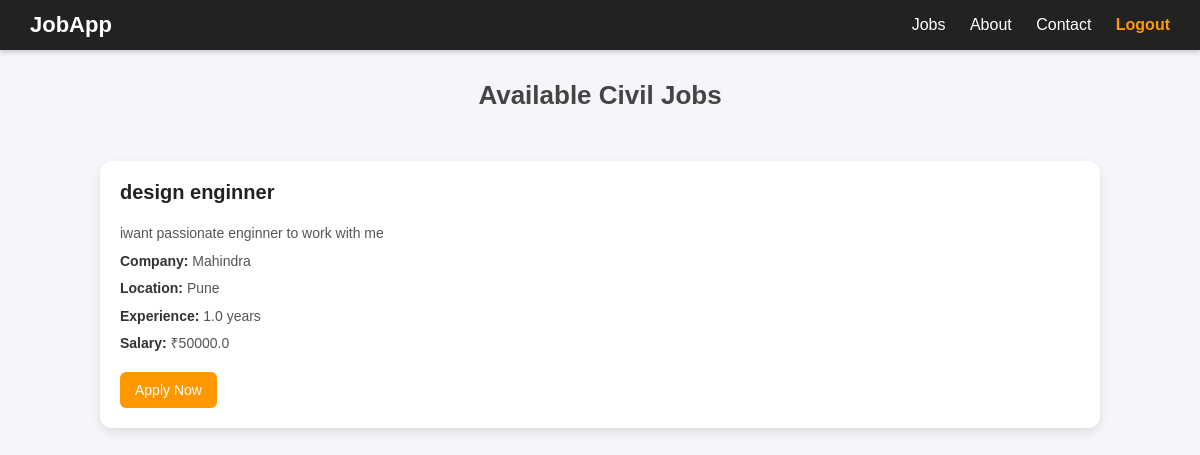
Screenshot of /user-civil-jobs/ (signed in) with the database file from the repository.
### jobapp/models.py (models this page shows, shortened)
class CIVILjobs(models.Model):
    Company_name=models.CharField(max_length=100)
    Job_title=models.CharField(max_length=100)
    Job_location=models.CharField(max_length=100)
    Experience=models.FloatField()
    Salary=models.FloatField()
    Job_description=models.TextField(blank=True, null= True)
    posted_by = models.ForeignKey(settings.AUTH_USER_MODEL, on_delete=models.CASCADE,null=True,blank=True,default=None)  # Recruiter who posted
    created_at = models.DateTimeField(default=timezone.now)

### userapp/views.py (the view)
# urls.py: path("user-civil-jobs/",userlist_civil_jobs, name="user-civil-jobs"),
@login_required
def userlist_civil_jobs(request):
    context={
        "data":CIVILjobs.objects.all()
        }
    return render(request,"userapp/list_civil_jobs.html",context)

### userapp/templates/userapp/list_civil_jobs.html (shortened to what this page needs)
<!DOCTYPE html>
<html lang="en">
<head>
</head>
<body>
  <div class="navbar">
    <a href="{% url 'home' %}" class="logo">JobApp</a>
    <div class="nav-links">
      <a href="#">Jobs</a>
      <a href="{% url 'about' %}">About</a>
      <a href="{% url 'contact' %}">Contact</a>
      <a href="{% url 'logout' %}" style="color:#ff9800; font-weight:bold;">Logout</a>
    </div>
  </div>
  <h2>Available Civil Jobs</h2>
  <div class="jobs-container">
    {% for x in data %}
    <div class="job-card">
      <h3>{{x.Job_title}}</h3>
      <p>{{x.Job_description}}</p>
      <p><b>Company:</b> {{x.Company_name}}</p>
      <p><b>Location:</b> {{x.Job_location}}</p>
      <p><b>Experience:</b> {{x.Experience}} years</p>
      <p><b>Salary:</b> ₹{{x.Salary}}</p>
      <a href="{% url 'apply_job' 'it' x.id %}" class="apply-btn">Apply Now</a>
    </div>
    {% empty %}
    <p class="no-jobs">🚀 No Civil Jobs Available Right Now. Check back later!</p>
    {% endfor %}
  </div>
</body>
</html>

### userapp/templates/userapp/list_civil_jobs.html (style rules this page uses)
body { margin: 0; font-family: 'Poppins', sans-serif; background: #f4f6f9; color: #333; }
.navbar { background: #222; color: white; display: flex; justify-content: space-between; align-items: center; padding: 12px 30px; box-shadow: 0px 2px 5px rgba(0,0,0,0.2); }
.navbar .logo { font-size: 22px; font-weight: bold; text-decoration: none; color: #fff; }
.navbar .nav-links a { color: white; text-decoration: none; margin-left: 20px; font-size: 16px; transition: 0.3s; }
h2 { text-align: center; margin: 30px 0; font-size: 26px; color: #444; }
.jobs-container { max-width: 1000px; margin: auto; display: grid; grid-template-columns: repeat(auto-fit, minmax(280px, 1fr)); gap: 20px; padding: 20px; }
.job-card { background: white; border-radius: 12px; padding: 20px; box-shadow: 0px 4px 10px rgba(0,0,0,0.1); transition: 0.3s; }
.job-card h3 { margin-top: 0; color: #222; font-size: 20px; }
.job-card p { margin: 8px 0; font-size: 14px; line-height: 1.4; color: #555; }
.job-card b { color: #333; }
.apply-btn { display: inline-block; margin-top: 10px; padding: 10px 15px; background: #ff9800; color: white; border-radius: 6px; text-decoration: none; font-size: 14px; transition: 0.3s; }

### rows the page displays
CIVILjobs: Job_title "design enginner", Job_description "iwant passionate enginner to work with me", Company_name "Mahindra", Job_location "Pune", Experience "1.0", Salary "50000.0"
